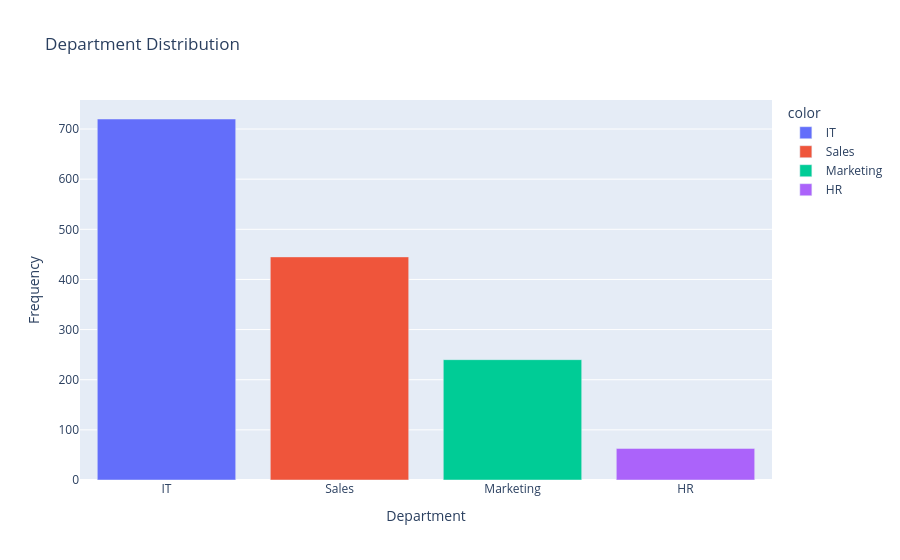
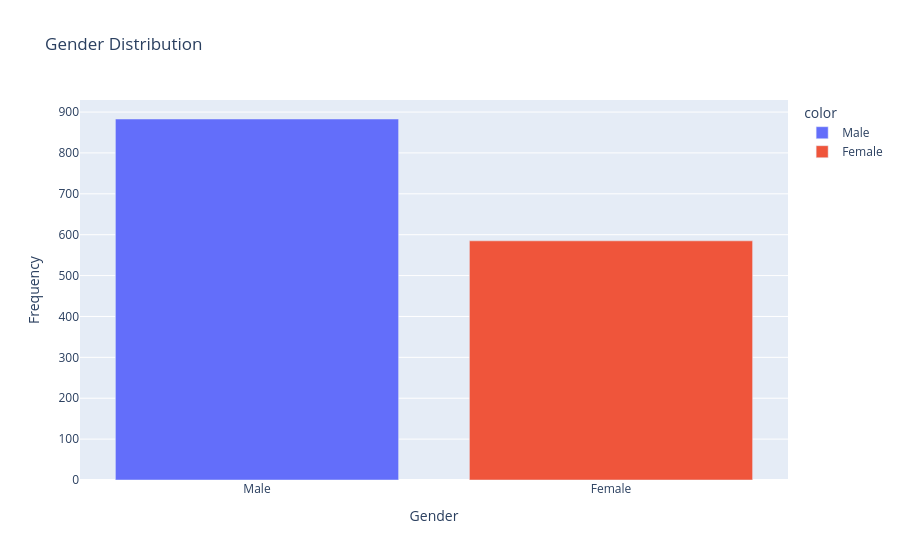

These figures' notebook cell, in order:
### Markdown cell above
`Categorical distributions`

### Code cell
for column in categorical_col:
    print(df[column].value_counts())
    fig=px.bar(df[column].value_counts(),
               color=df[column].value_counts().index,
               title=f'{column} Distribution ')
    fig.update_layout(yaxis_title='Frequency')
    fig.show()

### Figure 1 — Plotly figure (JSON) as saved in the notebook; plotly's stock layout.template omitted (floating-point values rounded to 4 significant figures)
{"data": [{"hovertemplate": "color=IT<br>Department=%{x}<br>value=%{y}<extra></extra>", "legendgroup": "IT", "marker": {"color": "#636efa", "pattern": {"shape": ""}}, "name": "IT", "orientation": "v", "showlegend": true, "textposition": "auto", "type": "bar", "x": ["IT"], "xaxis": "x", "y": [720], "yaxis": "y"}, {"hovertemplate": "color=Sales<br>Department=%{x}<br>value=%{y}<extra></extra>", "legendgroup": "Sales", "marker": {"color": "#EF553B", "pattern": {"shape": ""}}, "name": "Sales", "orientation": "v", "showlegend": true, "textposition": "auto", "type": "bar", "x": ["Sales"], "xaxis": "x", "y": [445], "yaxis": "y"}, {"hovertemplate": "color=Marketing<br>Department=%{x}<br>value=%{y}<extra></extra>", "legendgroup": "Marketing", "marker": {"color": "#00cc96", "pattern": {"shape": ""}}, "name": "Marketing", "orientation": "v", "showlegend": true, "textposition": "auto", "type": "bar", "x": ["Marketing"], "xaxis": "x", "y": [240], "yaxis": "y"}, {"hovertemplate": "color=HR<br>Department=%{x}<br>value=%{y}<extra></extra>", "legendgroup": "HR", "marker": {"color": "#ab63fa", "pattern": {"shape": ""}}, "name": "HR", "orientation": "v", "showlegend": true, "textposition": "auto", "type": "bar", "x": ["HR"], "xaxis": "x", "y": [63], "yaxis": "y"}], "layout": {"barmode": "relative", "legend": {"title": {"text": "color"}, "tracegroupgap": 0}, "title": {"text": "Department Distribution "}, "xaxis": {"anchor": "y", "domain": [0, 1], "title": {"text": "Department"}}, "yaxis": {"anchor": "x", "domain": [0, 1], "title": {"text": "Frequency"}}}}

### Figure 2 — Plotly figure (JSON) as saved in the notebook; plotly's stock layout.template omitted (floating-point values rounded to 4 significant figures)
{"data": [{"hovertemplate": "color=Male<br>Gender=%{x}<br>value=%{y}<extra></extra>", "legendgroup": "Male", "marker": {"color": "#636efa", "pattern": {"shape": ""}}, "name": "Male", "orientation": "v", "showlegend": true, "textposition": "auto", "type": "bar", "x": ["Male"], "xaxis": "x", "y": [883], "yaxis": "y"}, {"hovertemplate": "color=Female<br>Gender=%{x}<br>value=%{y}<extra></extra>", "legendgroup": "Female", "marker": {"color": "#EF553B", "pattern": {"shape": ""}}, "name": "Female", "orientation": "v", "showlegend": true, "textposition": "auto", "type": "bar", "x": ["Female"], "xaxis": "x", "y": [585], "yaxis": "y"}], "layout": {"barmode": "relative", "legend": {"title": {"text": "color"}, "tracegroupgap": 0}, "title": {"text": "Gender Distribution "}, "xaxis": {"anchor": "y", "domain": [0, 1], "title": {"text": "Gender"}}, "yaxis": {"anchor": "x", "domain": [0, 1], "title": {"text": "Frequency"}}}}
